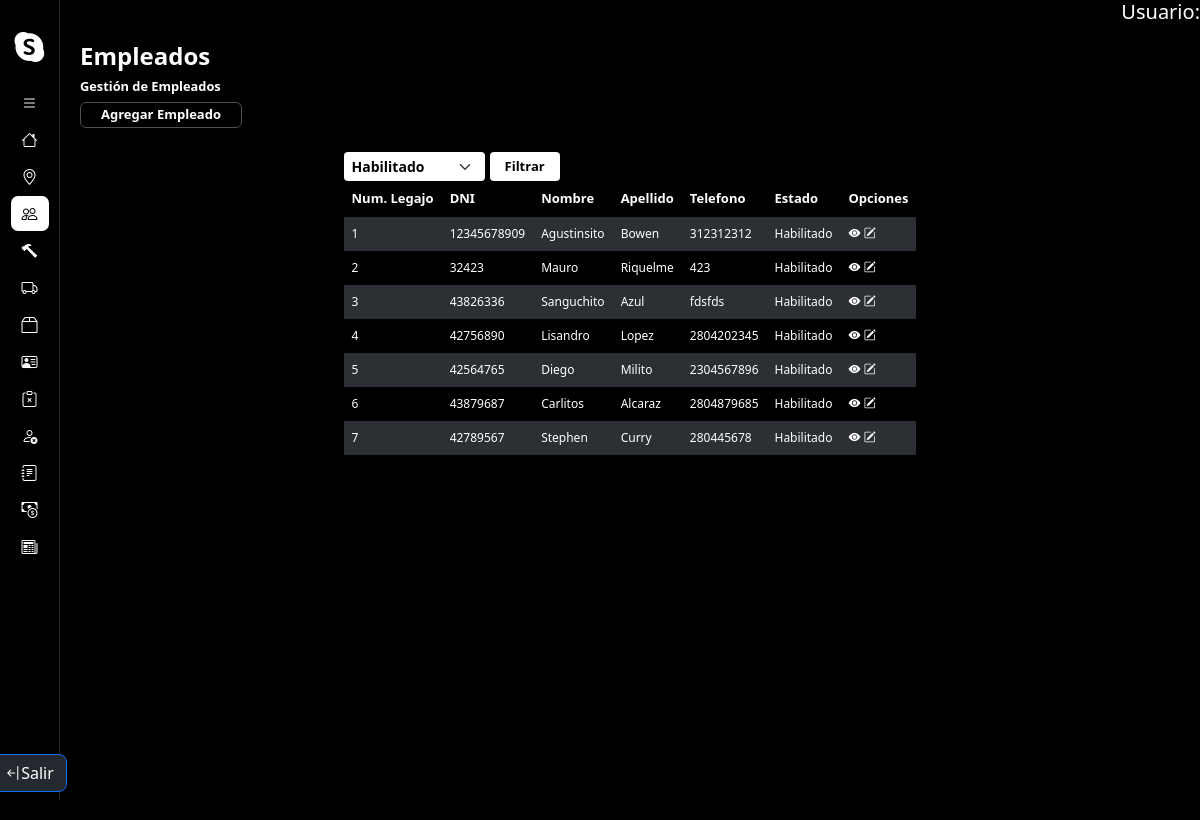
The page /gestionEmpleado/ (signed in) on the database as committed earlier.
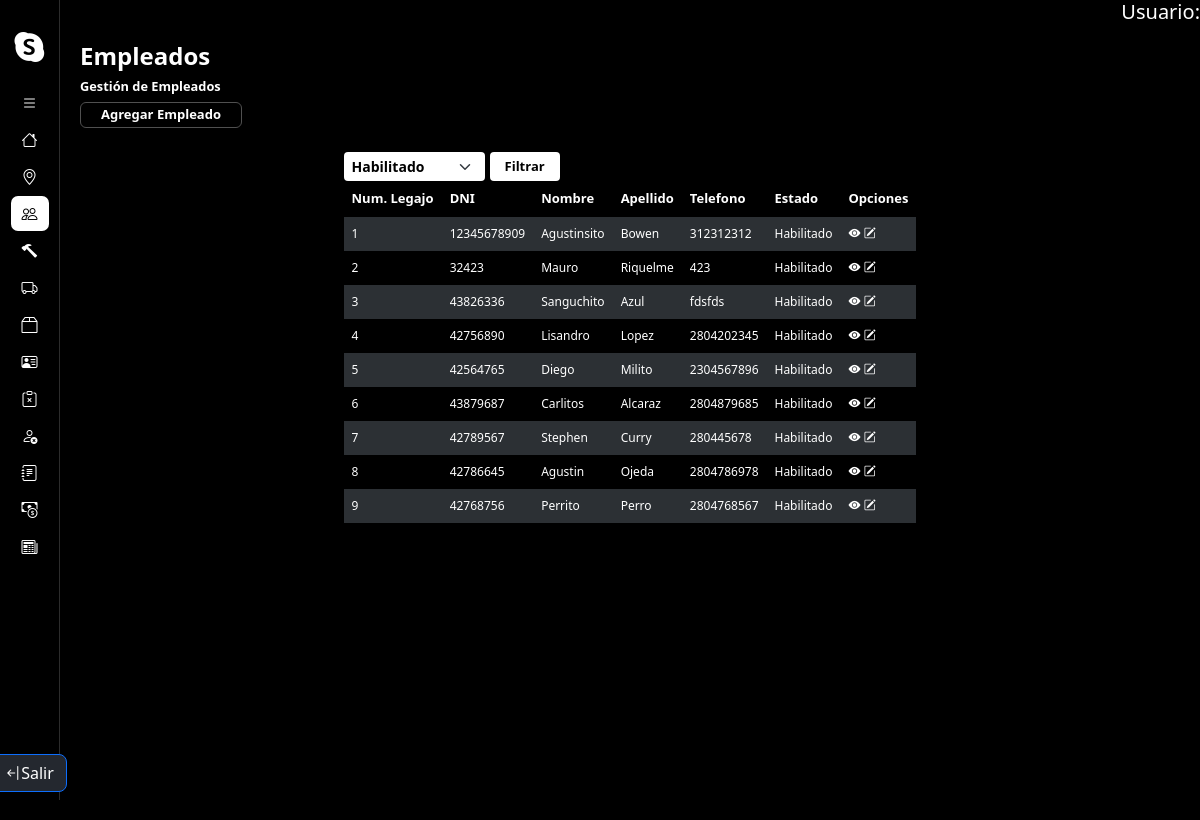
The same page on the database as committed later.
### core/models.py (models this page shows, shortened)
class Empleado(models.Model):
    numDNI = models.CharField(unique=True,max_length=10)
    nombre = models.CharField(max_length=50)
    apellido = models.CharField(max_length=50)
    telefono = models.CharField(max_length=10)
    email = models.EmailField(max_length=254)
    sueldo = models.IntegerField()
    localidad = models.ForeignKey(Localidad, on_delete=models.DO_NOTHING)
    activo = models.BooleanField(default=True)
    sueldo_basico = 58000
    objects = EmpleadoManager()
    habilitados = EmpleadoManager(True)
    deshabilitados = EmpleadoManager(False)
    def getEstado(self):
        if self.activo == True:
            return "Habilitado"
        else:
            return "Deshabilitado"

### core/views.py (the view)
# urls.py: path('gestionEmpleado/', gestionEmpleado.as_view(), name = 'gestionEmpleado'),
@method_decorator(login_required, name='dispatch')
class gestionEmpleado(ListView):
    model = Empleado
    template_name = 'empleado/gestionEmpleados.html'
    context_object_name = 'empleados'
    def get_context_data(self, **kwargs):
        context = super().get_context_data(**kwargs)
        context['estados'] = ['Habilitado', 'Deshabilitado', 'Todos']
        estado = self.request.GET.get('estado', '')
        if estado == 'Habilitado' or not estado:
            context['empleados'] = Empleado.habilitados.all()
        elif estado == 'Deshabilitado':
            context['empleados'] = Empleado.deshabilitados.all()
        elif estado == 'Todos':
            context['empleados'] = Empleado.objects.all()
        return context

### core/models.py (called while the page is built)
    def get_queryset(self):
        qs = super().get_queryset()
        return qs.filter(activo=self.habilitado) if self.habilitado is not None else qs

### core/templates/empleado/gestionEmpleados.html (shortened to what this page needs)
{% extends 'layouts/baseGestion.html' %}
{% load static %}
{% block extracss %}{{block.super}}
<link href="{% static 'css/baseGestion.css' %}" rel="stylesheet" />
{% endblock %}
{% block title%}
    <h1>Empleados</h1>
    <h2>Gestión de Empleados</h2>
    <a href="{% url 'altaEmpleado' %}" class="btn-agregarEntidad">Agregar Empleado</a>
{% endblock %}
{% block listado%}
<div class="container contenedor-tabla-form">
    <div class="container contenedor-filtrados">
        <form method="GET" action="{% url 'gestionEmpleado' %}">
            <div class="contenedor-select-btn">
                <select name="estado" id="estado" class="form-select form-select-sm form-select-filter">
                    {% for option in estados %}
                        <option value="{{ option }}" {% if option == request.GET.estado %} selected {% endif %}>{{ option }}</option>
                    {% endfor %}
                </select>
                <button type="submit" class="btn-filtrar">Filtrar</button>
            </div>
        </form>
    </div>
    <div class="container contenedor-tabla">
        <table class="table table-striped table-dark">
            <thead>
                <tr>
                    <th scope="col">Num. Legajo</th>
                    <th scope="col">DNI</th>
                    <th scope="col">Nombre</th>
                    <th scope="col">Apellido</th>
                    <th scope="col">Telefono</th>
                    <th scope="col">Estado</th>
                    <th scope="col">Opciones</th>
                </tr>
            </thead>
            <tbody>
                {% for empleado in empleados %}
                    <tr class="fila-tabla">
                        <td scope="row">{{ empleado.pk }}</td>
                        <td scope="row">{{ empleado.numDNI }}</td>
                        <td scope="row">{{ empleado.nombre }}</td>
                        <td scope="row">{{ empleado.apellido }}</td>
                        <td scope="row">{{ empleado.telefono }}</td>
                        <td scope="row">{{ empleado.getEstado }}</td>
                        <td scope="row">
                            <button href="{% url 'detalleEmpleado' empleado.pk %}" class="opcion" type="button"
                                data-url="/gestionEmpleado/{{empleado.pk}}"
                                data-bs-toggle="offcanvas"
                                data-bs-target="#offcanvasExample"
                                aria-controls="offcanvasExample"><i class="bi bi-eye-fill"></i></button>
                            <a href="{% url 'modificarEmpleado' empleado.pk%}" class="opcion"><i class="bi bi-pencil-square"></i></i></a>
                        </td>
                    </tr>
                {% endfor %}
            </tbody>
        </table>
    </div>
</div>
{% endblock %}

Rows that differ between the two databases and show on the page:
added Empleado: pk "8", numDNI "42786645", nombre "Agustin", apellido "Ojeda", telefono "2804786978", getEstado "Habilitado"
added Empleado: pk "9", numDNI "42768756", nombre "Perrito", apellido "Perro", telefono "2804768567", getEstado "Habilitado"
